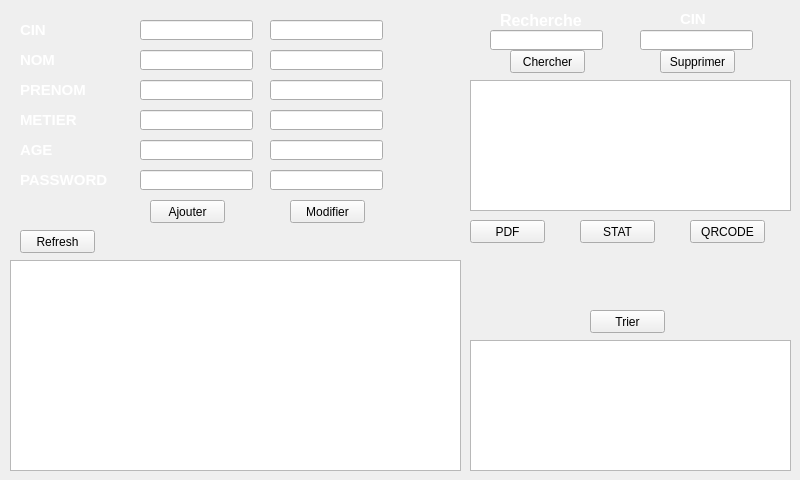
   <widget class="QWidget" name="tab_2">
    <attribute name="title">
     <string>INVITER</string>
    </attribute>
    <widget class="QTableView" name="tab_invitee">
     <property name="geometry">
      <rect>
       <x>10</x>
       <y>260</y>
       <width>451</width>
       <height>211</height>
      </rect>
     </property>
    </widget>
    <widget class="QPushButton" name="pushButton_3">
     <property name="geometry">
      <rect>
       <x>690</x>
       <y>220</y>
       <width>75</width>
       <height>23</height>
      </rect>
     </property>
     <property name="text">
      <string>QRCODE</string>
     </property>
    </widget>
    <widget class="QLabel" name="label_11">
     <property name="geometry">
      <rect>
       <x>670</x>
       <y>250</y>
       <width>121</width>
       <height>81</height>
      </rect>
     </property>
     <property name="text">
      <string/>
     </property>
    </widget>
    <widget class="QPushButton" name="pushButton_4">
     <property name="geometry">
      <rect>
       <x>580</x>
       <y>220</y>
       <width>75</width>
       <height>23</height>
      </rect>
     </property>
     <property name="text">
      <string>STAT</string>
     </property>
    </widget>
    <widget class="QLineEdit" name="le_cin_supp">
     <property name="geometry">
      <rect>
       <x>640</x>
       <y>30</y>
       <width>113</width>
       <height>20</height>
      </rect>
     </property>
    </widget>
    <widget class="QPushButton" name="pb_supprimer">
     <property name="geometry">
      <rect>
       <x>660</x>
       <y>50</y>
       <width>75</width>
       <height>23</height>
      </rect>
     </property>
     <property name="text">
      <string>Supprimer</string>
     </property>
    </widget>
    <widget class="QLabel" name="label_5">
     <property name="geometry">
      <rect>
       <x>680</x>
       <y>10</y>
       <width>51</width>
       <height>16</height>
      </rect>
     </property>
     <property name="font">
      <font>
       <pointsize>11</pointsize>
       <weight>75</weight>
       <bold>true</bold>
      </font>
     </property>
     <property name="text">
      <string>&lt;html&gt;&lt;head/&gt;&lt;body&gt;&lt;p&gt;&lt;span style=&quot; color:#ffffff;&quot;&gt;CIN&lt;/span&gt;&lt;/p&gt;&lt;/body&gt;&lt;/html&gt;</string>
     </property>
    </widget>
    <widget class="QLabel" name="label_10">
     <property name="geometry">
      <rect>
       <x>500</x>
       <y>10</y>
       <width>91</width>
       <height>21</height>
      </rect>
     </property>
     <property name="font">
      <font>
       <pointsize>12</pointsize>
       <weight>75</weight>
       <bold>true</bold>
      </font>
     </property>
     <property name="text">
      <string>&lt;html&gt;&lt;head/&gt;&lt;body&gt;&lt;p&gt;&lt;span style=&quot; color:#ffffff;&quot;&gt;Recherche&lt;/span&gt;&lt;/p&gt;&lt;/body&gt;&lt;/html&gt;</string>
     </property>
    </widget>
    <widget class="QLineEdit" name="le_r">
     <property name="geometry">
      <rect>
       <x>490</x>
       <y>30</y>
       <width>113</width>
       <height>20</height>
      </rect>
     </property>
    </widget>
    <widget class="QPushButton" name="pb_recherche">
     <property name="geometry">
      <rect>
       <x>510</x>
       <y>50</y>
       <width>75</width>
       <height>23</height>
      </rect>
     </property>
     <property name="text">
      <string>Chercher</string>
     </property>
    </widget>
    <widget class="QTableView" name="tableView">
     <property name="geometry">
      <rect>
       <x>470</x>
       <y>80</y>
       <width>321</width>
       <height>131</height>
      </rect>
     </property>
    </widget>
    <widget class="QPushButton" name="pushButton_pdf">
     <property name="geometry">
      <rect>
       <x>470</x>
       <y>220</y>
       <width>75</width>
       <height>23</height>
      </rect>
     </property>
     <property name="text">
      <string>PDF</string>
     </property>
    </widget>
    <widget class="QTableView" name="tableView_2">
     <property name="geometry">
      <rect>
       <x>470</x>
       <y>340</y>
       <width>321</width>
       <height>131</height>
      </rect>
     </property>
    </widget>
    <widget class="QPushButton" name="pushButton_2">
     <property name="geometry">
      <rect>
       <x>590</x>
       <y>310</y>
       <width>75</width>
       <height>23</height>
      </rect>
     </property>
     <property name="text">
      <string>Trier</string>
     </property>
    </widget>
    <widget class="QLabel" name="label">
     <property name="geometry">
      <rect>
       <x>20</x>
       <y>20</y>
       <width>51</width>
       <height>21</height>
      </rect>
     </property>
     <property name="font">
      <font>
       <pointsize>11</pointsize>
       <weight>75</weight>
       <bold>true</bold>
      </font>
     </property>
     <property name="text">
      <string>&lt;html&gt;&lt;head/&gt;&lt;body&gt;&lt;p&gt;&lt;span style=&quot; color:#ffffff;&quot;&gt;CIN&lt;/span&gt;&lt;/p&gt;&lt;/body&gt;&lt;/html&gt;</string>
     </property>
    </widget>
    <widget class="QLabel" name="label_2">
     <property name="geometry">
      <rect>
       <x>20</x>
       <y>50</y>
       <width>41</width>
       <height>21</height>
      </rect>
     </property>
     <property name="font">
      <font>
       <pointsize>11</pointsize>
       <weight>75</weight>
       <bold>true</bold>
      </font>
     </property>
     <property name="text">
      <string>&lt;html&gt;&lt;head/&gt;&lt;body&gt;&lt;p&gt;&lt;span style=&quot; color:#ffffff;&quot;&gt;NOM&lt;/span&gt;&lt;/p&gt;&lt;/body&gt;&lt;/html&gt;</string>
     </property>
    </widget>
    <widget class="QLabel" name="label_3">
     <property name="geometry">
      <rect>
       <x>20</x>
       <y>80</y>
       <width>71</width>
       <height>21</height>
      </rect>
     </property>
     <property name="font">
      <font>
       <pointsize>11</pointsize>
       <weight>75</weight>
       <bold>true</bold>
      </font>
     </property>
     <property name="text">
      <string>&lt;html&gt;&lt;head/&gt;&lt;body&gt;&lt;p&gt;&lt;span style=&quot; color:#ffffff;&quot;&gt;PRENOM&lt;/span&gt;&lt;/p&gt;&lt;/body&gt;&lt;/html&gt;</string>
     </property>
    </widget>
    <widget class="QLabel" name="label_4">
     <property name="geometry">
      <rect>
       <x>20</x>
       <y>110</y>
       <width>81</width>
       <height>21</height>
      </rect>
     </property>
     <property name="font">
      <font>
       <pointsize>11</pointsize>
       <weight>75</weight>
       <bold>true</bold>
      </font>
     </property>
     <property name="text">
      <string>&lt;html&gt;&lt;head/&gt;&lt;body&gt;&lt;p&gt;&lt;span style=&quot; color:#ffffff;&quot;&gt;METIER&lt;/span&gt;&lt;/p&gt;&lt;/body&gt;&lt;/html&gt;</string>
     </property>
    </widget>
    <widget class="QLabel" name="label_13">
     <property name="geometry">
      <rect>
       <x>20</x>
       <y>140</y>
       <width>61</width>
       <height>21</height>
      </rect>
     </property>
     <property name="font">
      <font>
       <pointsize>11</pointsize>
       <weight>75</weight>
       <bold>true</bold>
      </font>
     </property>
     <property name="text">
      <string>&lt;html&gt;&lt;head/&gt;&lt;body&gt;&lt;p&gt;&lt;span style=&quot; color:#ffffff;&quot;&gt;AGE&lt;/span&gt;&lt;/p&gt;&lt;/body&gt;&lt;/html&gt;</string>
     </property>
    </widget>
    <widget class="QLabel" name="label_15">
     <property name="geometry">
      <rect>
       <x>20</x>
       <y>170</y>
       <width>91</width>
       <height>21</height>
      </rect>
     </property>
     <property name="font">
      <font>
       <pointsize>11</pointsize>
       <weight>75</weight>
       <bold>true</bold>
      </font>
     </property>
     <property name="styleSheet">
      <string notr="true"/>
     </property>
     <property name="text">
      <string>&lt;html&gt;&lt;head/&gt;&lt;body&gt;&lt;p&gt;&lt;span style=&quot; color:#ffffff;&quot;&gt;PASSWORD&lt;/span&gt;&lt;/p&gt;&lt;/body&gt;&lt;/html&gt;</string>
     </property>
    </widget>
    <widget class="QPushButton" name="pb_ajouter">
     <property name="geometry">
      <rect>
       <x>150</x>
       <y>200</y>
       <width>75</width>
       <height>23</height>
      </rect>
     </property>
     <property name="styleSheet">
      <string notr="true">border-right-color: rgb(0, 0, 0);
border-bottom-color: qlineargradient(spread:pad, x1:0, y1:0, x2:1, y2:0, stop:0 rgba(0, 0, 0, 255), stop:1 rgba(255, 255, 255, 255));</string>
     </property>
     <property name="text">
      <string>Ajouter</string>
     </property>
    </widget>
    <widget class="QPushButton" name="pb_update">
     <property name="geometry">
      <rect>
       <x>290</x>
       <y>200</y>
       <width>75</width>
       <height>23</height>
      </rect>
     </property>
     <property name="text">
      <string>Modifier</string>
     </property>
    </widget>
    <widget class="QLineEdit" name="le_cin">
     <property name="geometry">
      <rect>
       <x>140</x>
       <y>20</y>
       <width>113</width>
       <height>20</height>
      </rect>
     </property>
     <property name="text">
      <string/>
     </property>
    </widget>
    <widget class="QLineEdit" name="le_nom">
     <property name="geometry">
      <rect>
       <x>140</x>
       <y>50</y>
       <width>113</width>
       <height>20</height>
      </rect>
     </property>
    </widget>
    <widget class="QLineEdit" name="le_prenom">
     <property name="geometry">
      <rect>
       <x>140</x>
       <y>80</y>
       <width>113</width>
       <height>20</height>
      </rect>
     </property>
    </widget>
    <widget class="QLineEdit" name="le_metier">
     <property name="geometry">
      <rect>
       <x>140</x>
       <y>110</y>
       <width>113</width>
       <height>20</height>
      </rect>
     </property>
    </widget>
    <widget class="QLineEdit" name="le_age">
     <property name="geometry">
      <rect>
       <x>140</x>
       <y>140</y>
       <width>113</width>
       <height>20</height>
      </rect>
     </property>
    </widget>
    <widget class="QLineEdit" name="le_password">
     <property name="geometry">
      <rect>
       <x>140</x>
       <y>170</y>
       <width>113</width>
       <height>20</height>
      </rect>
     </property>
    </widget>
    <widget class="QLineEdit" name="le_cin_modf">
     <property name="geometry">
      <rect>
       <x>270</x>
       <y>20</y>
       <width>113</width>
       <height>20</height>
      </rect>
     </property>
    </widget>
    <widget class="QLineEdit" name="le_nom_modf">
     <property name="geometry">
      <rect>
       <x>270</x>
       <y>50</y>
       <width>113</width>
       <height>20</height>
      </rect>
     </property>
    </widget>
    <widget class="QLineEdit" name="le_prenom_modf">
     <property name="geometry">
      <rect>
       <x>270</x>
       <y>80</y>
       <width>113</width>
       <height>20</height>
      </rect>
     </property>
    </widget>
    <widget class="QLineEdit" name="le_metier_modf">
     <property name="geometry">
      <rect>
       <x>270</x>
       <y>110</y>
       <width>113</width>
       <height>20</height>
      </rect>
     </property>
    </widget>
    <widget class="QLineEdit" name="le_age_modf">
     <property name="geometry">
      <rect>
       <x>270</x>
       <y>140</y>
       <width>113</width>
       <height>20</height>
      </rect>
     </property>
    </widget>
    <widget class="QLineEdit" name="le_password_modf">
     <property name="geometry">
      <rect>
       <x>270</x>
       <y>170</y>
       <width>113</width>
       <height>20</height>
      </rect>
     </property>
    </widget>
    <widget class="QPushButton" name="pushButton_refresh">
     <property name="geometry">
      <rect>
       <x>20</x>
       <y>230</y>
       <width>75</width>
       <height>23</height>
      </rect>
     </property>
     <property name="text">
      <string>Refresh</string>
     </property>
    </widget>
   </widget>
